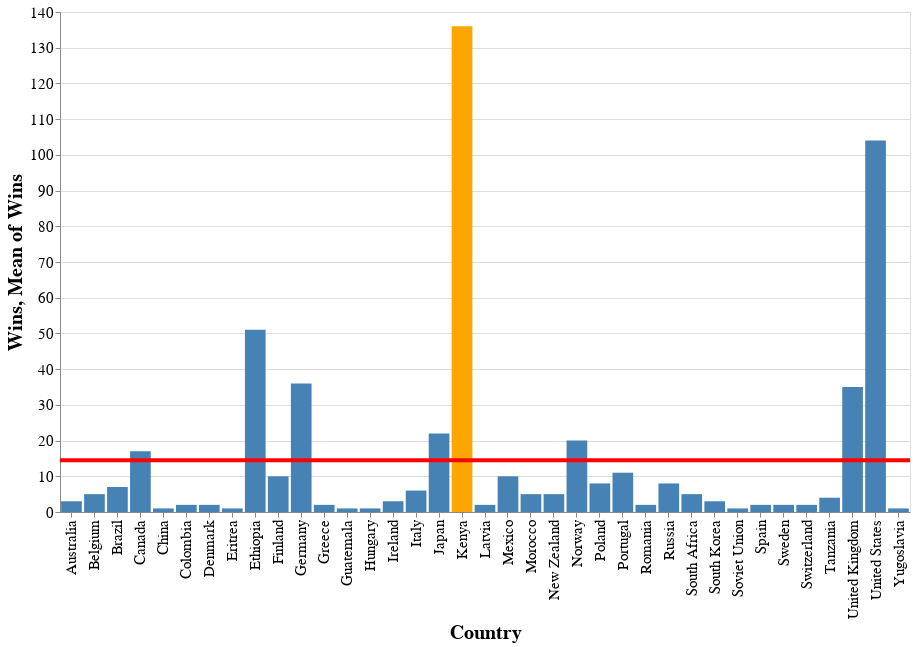

Notebook cell for this chart:
### Code cell
max_wins = country_counts.Wins.max()

brush = alt.selection(type='interval', encodings=['x'])

bar_counts = alt.Chart().mark_bar().encode(
    x='Country:O',
    y='Wins:Q',
    opacity=alt.condition(brush, alt.OpacityValue(1), alt.OpacityValue(0.7)),
    tooltip=['Wins'],
    color=alt.condition(
        alt.datum.Wins == max_wins,
        alt.value('orange'),
        alt.value('steelblue')
    )
).add_selection(
    brush
)

mean_line = alt.Chart().mark_rule(
    color='red',    
).encode(
    y='mean(Wins):Q',
    size=alt.SizeValue(4)
).transform_filter(
    brush
)

final = alt.layer(bar_counts, mean_line, data=country_counts)
final.properties(
    width=850,
    height=500
).configure_axis(
    labelFontSize=15,
    titleFontSize=20
)

### Figure 1 — Vega-Lite specification as saved in the notebook (floating-point values rounded to 4 significant figures)
{"config": {"view": {"continuousWidth": 400, "continuousHeight": 300}, "axis": {"labelFontSize": 15, "titleFontSize": 20}}, "layer": [{"mark": "bar", "encoding": {"color": {"condition": {"value": "orange", "test": "(datum.Wins === 136)"}, "value": "steelblue"}, "opacity": {"condition": {"value": 1, "selection": "selector047"}, "value": 0.7}, "tooltip": [{"type": "quantitative", "field": "Wins"}], "x": {"type": "ordinal", "field": "Country"}, "y": {"type": "quantitative", "field": "Wins"}}, "selection": {"selector047": {"type": "interval", "encodings": ["x"]}}}, {"mark": {"type": "rule", "color": "red"}, "encoding": {"size": {"value": 4}, "y": {"type": "quantitative", "aggregate": "mean", "field": "Wins"}}, "transform": [{"filter": {"selection": "selector047"}}]}], "data": {"name": "data-cd66408d90ffc37a9ac46d659f216ada"}, "height": 500, "width": 850, "$schema": "https://vega.github.io/schema/vega-lite/v4.0.2.json", "datasets": {"data-cd66408d90ffc37a9ac46d659f216ada": [{"Country": "Australia", "Wins": 3}, {"Country": "Belgium", "Wins": 5}, {"Country": "Brazil", "Wins": 7}, {"Country": "Canada", "Wins": 17}, {"Country": "China", "Wins": 1}, {"Country": "Colombia", "Wins": 2}, {"Country": "Denmark", "Wins": 2}, {"Country": "Eritrea", "Wins": 1}, {"Country": "Ethiopia", "Wins": 51}, {"Country": "Finland", "Wins": 10}, {"Country": "Germany", "Wins": 36}, {"Country": "Greece", "Wins": 2}, {"Country": "Guatemala", "Wins": 1}, {"Country": "Hungary", "Wins": 1}, {"Country": "Ireland", "Wins": 3}, {"Country": "Italy", "Wins": 6}, {"Country": "Japan", "Wins": 22}, {"Country": "Kenya", "Wins": 136}, {"Country": "Latvia", "Wins": 2}, {"Country": "Mexico", "Wins": 10}, {"Country": "Morocco", "Wins": 5}, {"Country": "New Zealand", "Wins": 5}, {"Country": "Norway", "Wins": 20}, {"Country": "Poland", "Wins": 8}, {"Country": "Portugal", "Wins": 11}, {"Country": "Romania", "Wins": 2}, {"Country": "Russia", "Wins": 8}, {"Country": "South Africa", "Wins": 5}, {"Country": "South Korea", "Wins": 3}, {"Country": "Soviet Union", "Wins": 1}, {"Country": "Spain", "Wins": 2}, {"Country": "Sweden", "Wins": 2}, {"Country": "Switzerland", "Wins": 2}, {"Country": "Tanzania", "Wins": 4}, {"Country": "United Kingdom", "Wins": 35}, {"Country": "United States", "Wins": 104}, {"Country": "Yugoslavia", "Wins": 1}]}}
